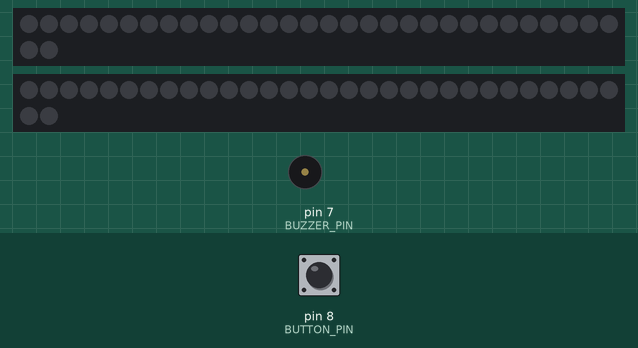
This sketch was run on a simulated Arduino Uno, built with avr-gcc and run on an emulated ATmega328P. On the bench: 2 × 32 RGB LEDs in strip order, left to right, continuing on the next row, buzzer (waves = sounding, pin HIGH). The inputs (shaded band) are chosen by the test bench; at power-on: pin 8 (BUTTON_PIN) HIGH. Dim RGB values are drawn brighter than linear; random numbers use the default seed unless the sketch sets one.

Above: at 1.2 s.
1.3 s: pin 8 (BUTTON_PIN) pulled LOW for 0.15 s
At 2.93 s:
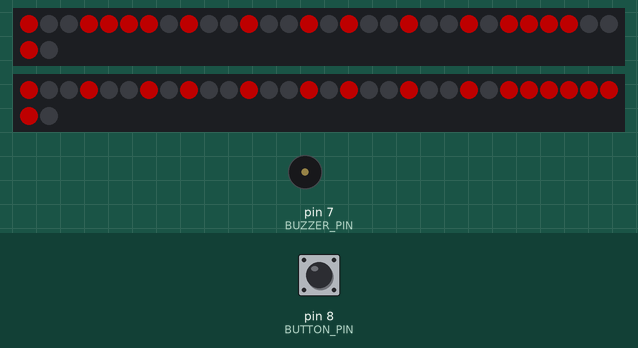
At 4.5 s:
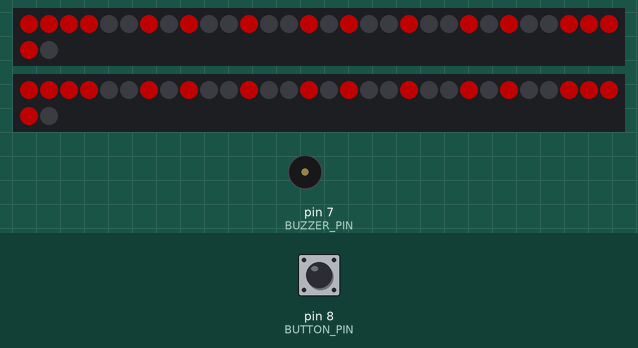
Timing chart, 0 to 6.0 s (numbered marks = the images above; inputs shaded):
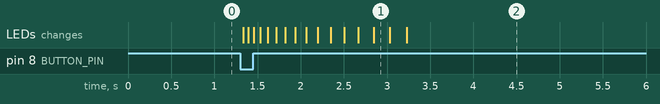

Measured:
- after the input at 1.3 s, the LEDs: first change at once (image 1 shows a later state)

The sketch:

code.ino
```cpp
#include <Adafruit_NeoPixel.h>

#define DICE1_PIN 2
#define DICE2_PIN 3
#define BUZZER_PIN 7
#define BUTTON_PIN 8

#define NUM_LEDS 32

Adafruit_NeoPixel dice1(NUM_LEDS, DICE1_PIN, NEO_GRB + NEO_KHZ800);
Adafruit_NeoPixel dice2(NUM_LEDS, DICE2_PIN, NEO_GRB + NEO_KHZ800);

const byte digits[6][8] = {

  // 1
  {
    0b0010,
    0b0010,
    0b0010,
    0b0010,
    0b0010,
    0b0010,
    0b0010,
    0b0000
  },

  // 2
  {
    0b1111,
    0b0001,
    0b0001,
    0b1111,
    0b1000,
    0b1000,
    0b1111,
    0b0000
  },

  // 3
  {
    0b1111,
    0b0001,
    0b0001,
    0b1111,
    0b0001,
    0b0001,
    0b1111,
    0b0000
  },

  // 4
  {
    0b1001,
    0b1001,
    0b1001,
    0b1111,
    0b0001,
    0b0001,
    0b0001,
    0b0000
  },

  // 5
  {
    0b1111,
    0b1000,
    0b1000,
    0b1111,
    0b0001,
    0b0001,
    0b1111,
    0b0000
  },

  // 6
  {
    0b1111,
    0b1000,
    0b1000,
    0b1111,
    0b1001,
    0b1001,
    0b1111,
    0b0000
  }
};

int getPixel(int x, int y) {
  return x * 8 + y;
}

void clearAll() {

  for (int i = 0; i < NUM_LEDS; i++) {
    dice1.setPixelColor(i, 0);
    dice2.setPixelColor(i, 0);
  }

  dice1.show();
  dice2.show();
}

void showNumber(int displayNumber, int number) {

  for (int i = 0; i < NUM_LEDS; i++) {

    if (displayNumber == 1) {
      dice1.setPixelColor(i, 0);
    }
    else {
      dice2.setPixelColor(i, 0);
    }
  }


  int digitIndex = number - 1;


  for (int y = 0; y < 8; y++) {

    for (int x = 0; x < 4; x++) {

      if (bitRead(digits[digitIndex][y], 3 - x)) {

        int pixel = getPixel(x, y);

        if (displayNumber == 1) {

          dice1.setPixelColor(
            pixel,
            dice1.Color(255, 0, 0)
          );

        }
        else {

          dice2.setPixelColor(
            pixel,
            dice2.Color(255, 0, 0)
          );

        }
      }
    }
  }


  if (displayNumber == 1) {
    dice1.show();
  }
  else {
    dice2.show();
  }
}

void allLEDsOn() {

  for (int i = 0; i < NUM_LEDS; i++) {

    dice1.setPixelColor(
      i,
      dice1.Color(255, 0, 0)
    );

    dice2.setPixelColor(
      i,
      dice2.Color(255, 0, 0)
    );
  }

  dice1.show();
  dice2.show();
}

void rollingAnimation() {

  for (int i = 0; i < 15; i++) {

    int random1 = random(1, 7);
    int random2 = random(1, 7);

    showNumber(1, random1);
    showNumber(2, random2);

    delay(50 + i * 10);
  }
}

void winAnimation() {

  for (int i = 0; i < 5; i++) {

    allLEDsOn();

    tone(BUZZER_PIN, 1200);

    delay(200);

    clearAll();

    noTone(BUZZER_PIN);

    delay(200);
  }

  tone(BUZZER_PIN, 1000);
  delay(150);

  tone(BUZZER_PIN, 1500);
  delay(150);

  tone(BUZZER_PIN, 2000);
  delay(300);

  noTone(BUZZER_PIN);
}

void setup() {

  dice1.begin();
  dice2.begin();

  dice1.setBrightness(80);
  dice2.setBrightness(80);

  dice1.show();
  dice2.show();

  pinMode(BUTTON_PIN, INPUT_PULLUP);

  pinMode(BUZZER_PIN, OUTPUT);

  randomSeed(analogRead(A0));


  clearAll();
}

void loop() {

  if (digitalRead(BUTTON_PIN) == LOW) {
    delay(30);

    if (digitalRead(BUTTON_PIN) == LOW) {
      rollingAnimation();

      int diceNumber1 = random(1, 7);
      int diceNumber2 = random(1, 7);

      showNumber(1, diceNumber1);
      showNumber(2, diceNumber2);

      if (diceNumber1 + diceNumber2 == 7) {

        delay(500);

        winAnimation();

        showNumber(1, diceNumber1);
        showNumber(2, diceNumber2);
      }

      while (digitalRead(BUTTON_PIN) == LOW) {
        delay(10);
      }
      delay(30);
    }
  }
}
```
